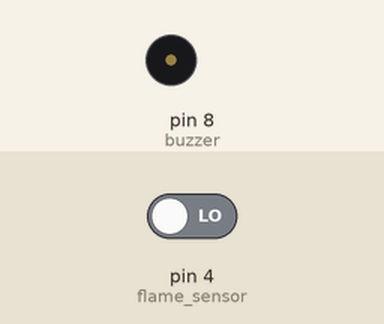
This sketch was run on a simulated Arduino Uno, built with avr-gcc and run on an emulated ATmega328P. Shown: buzzer (waves = sounding, pin HIGH). The test bench sets the inputs (shaded band); at power-on: pin 4 (flame_sensor) LOW.

Above: at 2.8 s.
2.9 s: pin 4 (flame_sensor) driven HIGH
At 3.6 s:
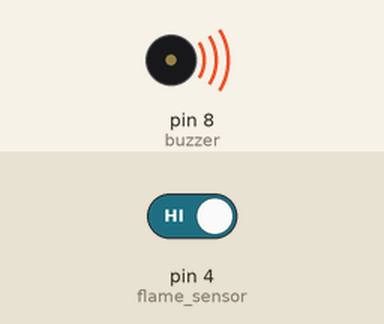
4.5 s: pin 4 (flame_sensor) driven LOW
At 6.6 s:
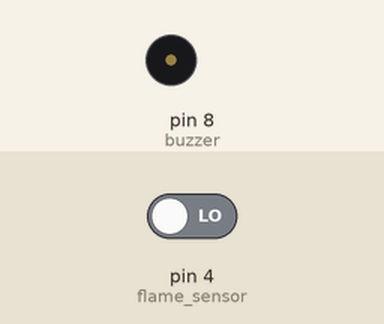
Timing chart, 0 to 8.1 s (numbered marks = the images above; inputs shaded):
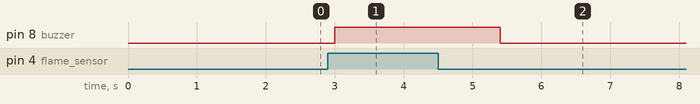

Measured:
- after the input at 2.9 s, pin 8 (buzzer): LOW → HIGH after 0.10 s
- after the input at 4.5 s, pin 8 (buzzer): HIGH → LOW after 0.90 s

The sketch:

Code.ino
```cpp
int buzzer = 8;
int flame_sensor = 4;
int flame_detected;

void setup()
{
  Serial.begin(9600);
  pinMode(buzzer, OUTPUT);
  pinMode(flame_sensor, INPUT);
}

void loop()
{
  flame_detected = digitalRead(flame_sensor);
  if (flame_detected == 1)
  {
    //Serial.println("Flame detected...! take action immediately.");
    digitalWrite(buzzer, HIGH);
    delay(200);
  }
  else
  {
    //Serial.println("No flame detected. stay cool");
    digitalWrite(buzzer, LOW);
  }
  delay(1000);
}
```
